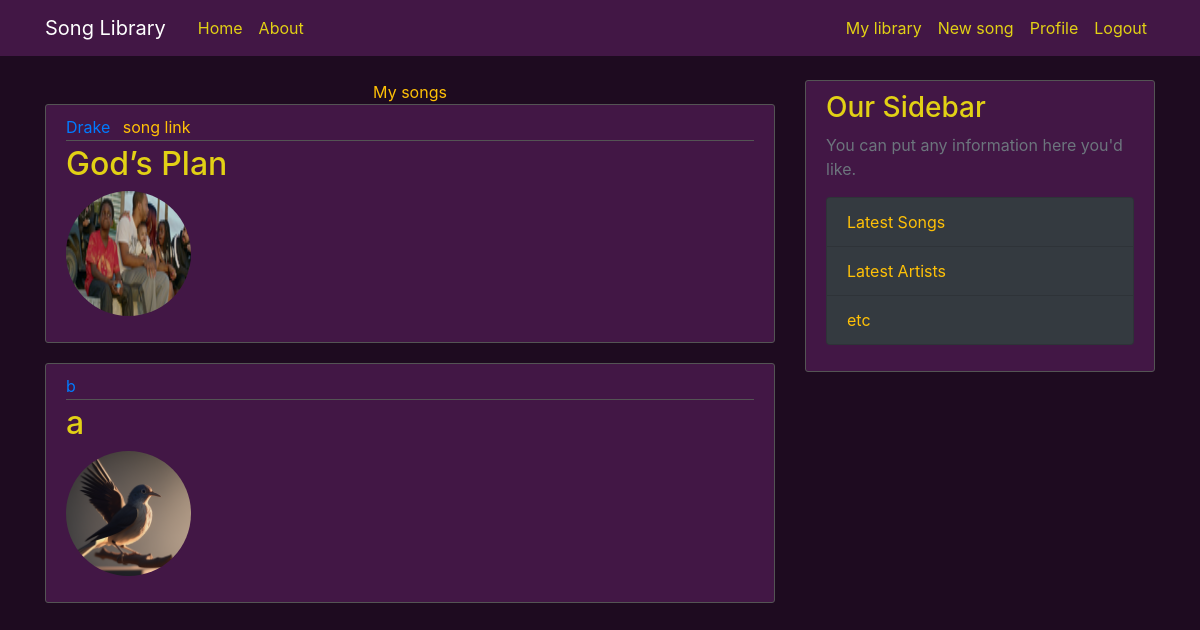
Page /my_library/ (signed in) on the earlier database version.
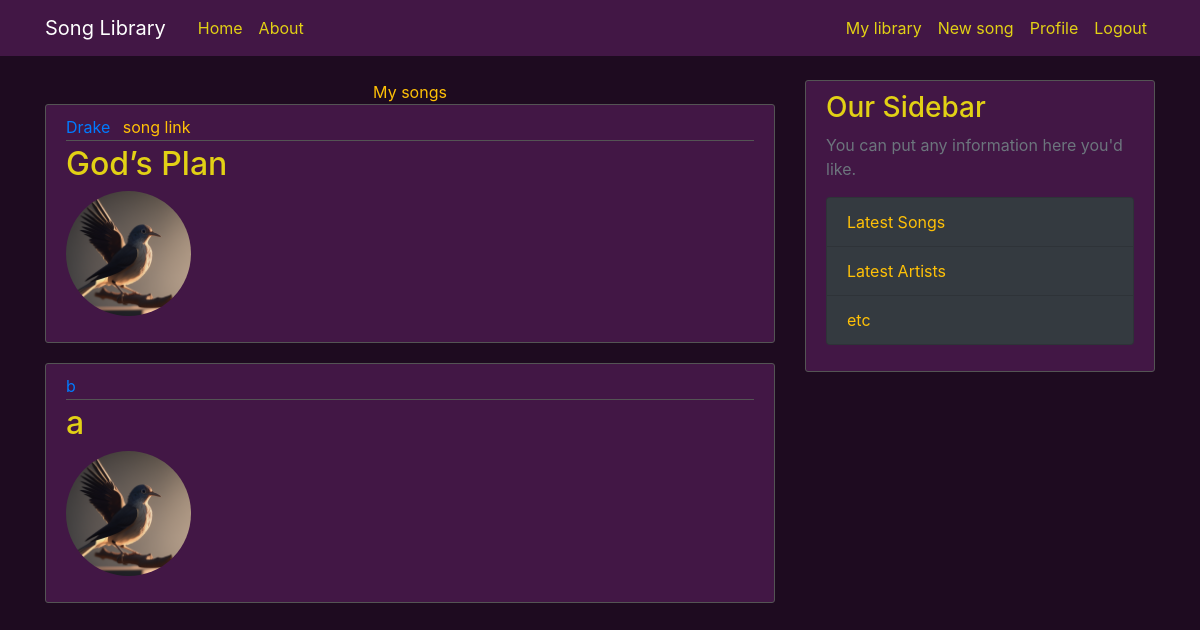
Same page on the later database version.
### library/models.py (models this page shows, shortened)
class Song(models.Model):
    title = models.CharField(max_length=100)
    author = models.CharField(max_length=100)
    link = models.URLField(blank=True)
    image = models.ImageField(default='default_song.png', upload_to='song_pics')
    content = models.TextField(name='lyrics')
    user = models.ForeignKey(User, on_delete=models.CASCADE)
    '''
    def save(self, *args, **kwargs):
        super().save(*args, **kwargs)

    '''
    '''
        yt = YouTube(self.link)
        img_url = yt.thumbnail_url

        r = requests.get(img_url, stream=True)
        if r.status_code == 200:
            with open(self.image.path, 'wb') as f:
                r.raw.decode_content = True
                shutil.copyfileobj(r.raw, f)

        img = Image.open(self.image.path)

        h, w = 125, 125
        if img.height > h and img.width > w:
            img.thumbnail((h,w))
            img.save(self.image.path)
    '''

### library/views.py (the view)
# urls.py: path('my_library/', ProfileSongsListView.as_view(), name='mylib'),
class ProfileSongsListView(ListView):
    model = Song
    context_object_name = 'songs'
    template_name = 'library/mylib.html'
    paginate_by = 5
    def get_queryset(self):
        user = self.request.user
        songs = Song.objects.filter(user=user)
        return songs

### library/templates/library/mylib.html (shortened to what this page needs)
{% extends "library/base.html" %}
{% block content %}
<div class="text-center text-warning">
    My songs
</div>
{% for song in songs %}
    <article class="media content-section">
        <div class="media-body">
        <div class="article-metadata">
            <a class="mr-2" href="#">{{ song.author }}</a>
            {% if song.link != '' %}
            <a class="text-warning mr-2" href="{{ song.link }}">song link</a>
            {% endif %}
        </div>
        <h2><a class="article-title" href="{% url 'song' song.id %}">{{ song.title }}</a></h2>
        <div class="song-image">
            <img class="rounded-circle account-img" src="{{ song.image.url }}">
        </div>
        </div>
    </article>
{% endfor %}
{% endblock content %}

### library/templates/library/base.html (shortened to what this page needs)
{% load static %}
<!DOCTYPE html>
<html lang="en">
<head>
    <link rel="stylesheet" href="https://cdn.jsdelivr.net/npm/bootstrap@4.0.0/dist/css/bootstrap.min.css">
    <link rel="stylesheet" type="text/css" href="{% static 'library/main.css' %}">
</head>
<body>
    <header class="site-header">
        <nav class="navbar navbar-expand-md navbar-dark bg-steel fixed-top">
            <div class="container">
                <a class="navbar-brand mr-4" href="{% url 'home' %}">Song Library</a>
                <div class="collapse navbar-collapse" id="navbarToggle">
                    <div class="navbar-nav mr-auto">
                    <a class="nav-item nav-link" href="{% url 'home' %}">Home</a>
                    <a class="nav-item nav-link" href="#">About</a>
                    </div>
                    <div class="navbar-nav">
                      {% if user.is_authenticated %}
                      <a class="nav-item nav-link" href="{% url 'mylib' %}">My library</a>
                      <a class="nav-item nav-link" href="{% url 'new_song' %}">New song</a>
                      <a class="nav-item nav-link" href="{% url 'profile' %}">Profile</a>
                      <a class="nav-item nav-link" href="{% url 'logout' %}">Logout</a>
                      {% else %}
                      <a class="nav-item nav-link" href="{% url 'login' %}">Login</a>
                      <a class="nav-item nav-link" href="{% url 'register' %}">Register</a>
                      {% endif %}
                    </div>
                </div>
            </div>
        </nav>
    </header>
    <main role="main" class="container">
        <div class="row">
          <div class="col-md-8">
            {% block content %}{% endblock %}
          </div>
          <div class="col-md-4">
            <div class="content-section">
              <h3>Our Sidebar</h3>
              <p class='text-muted'>You can put any information here you'd like.
                <ul class="list-group ">
                  <li class="list-group-item list-group-item-light text-warning bg-dark">Latest Songs</li>
                  <li class="list-group-item list-group-item-light text-warning bg-dark">Latest Artists</li>
                  <li class="list-group-item list-group-item-light text-warning bg-dark">etc</li>
                </ul>
              </p>
            </div>
          </div>
        </div>
    </main>
</body>
</html>

### library/static/library/main.css (style rules this page uses)
body { background: #1e0b20; color: #287074; margin-top: 5rem; }
h1, h2, h3, h4, h5, h6 { color: #e2d115; }
.song-image { justify-content: right; align-items: end; }
ul { margin: 0; }
.bg-steel { background-color: #421745; }
.site-header .navbar-nav .nav-link { color: #e2d115; }
.content-section { background: #421745; padding: 10px 20px; border: 1px solid #545454; border-radius: 3px; margin-bottom: 20px; }
.article-title { color: #e2d115; }
.article-metadata { padding-bottom: 1px; margin-bottom: 4px; border-bottom: 1px solid #545454 }
.account-img { height: 125px; width: 125px; margin-right: 20px; margin-bottom: 16px; }

Differences in the rows shown:
changed Song "God’s Plan": image: picture removed, a placeholder shows
